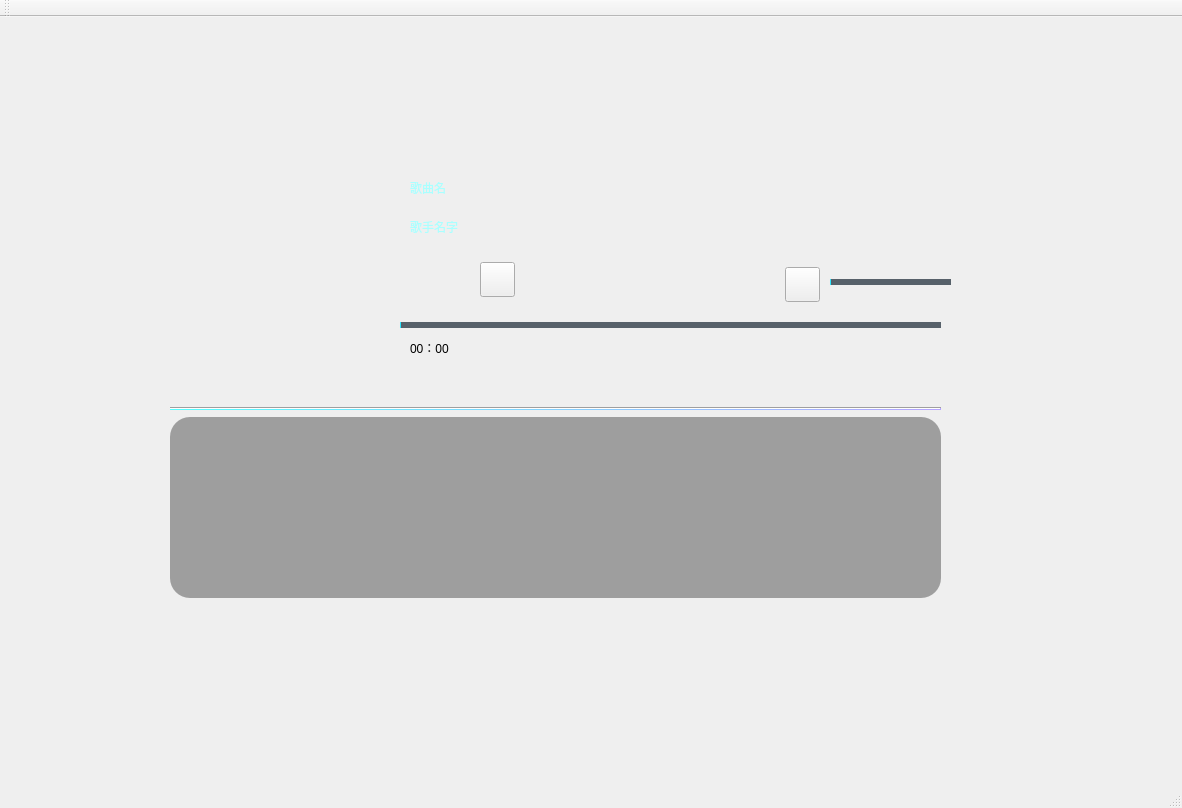
<?xml version="1.0" encoding="UTF-8"?>
<ui version="4.0">
 <class>MainWindow</class>
 <widget class="QMainWindow" name="MainWindow">
  <property name="geometry">
   <rect>
    <x>0</x>
    <y>0</y>
    <width>1182</width>
    <height>808</height>
   </rect>
  </property>
  <property name="acceptDrops">
   <bool>false</bool>
  </property>
  <property name="windowTitle">
   <string>MainWindow</string>
  </property>
  <property name="autoFillBackground">
   <bool>false</bool>
  </property>
  <property name="styleSheet">
   <string notr="true">QWidget#centralWidget
{
	
	
	border-image: url(:/new/img/图片/img/banner.jpg);
};</string>
  </property>
  <property name="dockNestingEnabled">
   <bool>false</bool>
  </property>
  <property name="unifiedTitleAndToolBarOnMac">
   <bool>false</bool>
  </property>
  <widget class="QWidget" name="centralWidget">
   <widget class="QFrame" name="frame">
    <property name="geometry">
     <rect>
      <x>130</x>
      <y>110</y>
      <width>831</width>
      <height>481</height>
     </rect>
    </property>
    <property name="layoutDirection">
     <enum>Qt::RightToLeft</enum>
    </property>
    <property name="autoFillBackground">
     <bool>false</bool>
    </property>
    <property name="styleSheet">
     <string notr="true">QFrame#frame{
border:0px groove gray;border-radius:40px;padding:2px 4px;
	border-image: url(:/new/img/图片/img/music-back.png);
}
</string>
    </property>
    <property name="frameShape">
     <enum>QFrame::StyledPanel</enum>
    </property>
    <property name="frameShadow">
     <enum>QFrame::Sunken</enum>
    </property>
    <widget class="QPushButton" name="getSong">
     <property name="geometry">
      <rect>
       <x>700</x>
       <y>200</y>
       <width>40</width>
       <height>40</height>
      </rect>
     </property>
     <property name="minimumSize">
      <size>
       <width>40</width>
       <height>40</height>
      </size>
     </property>
     <property name="maximumSize">
      <size>
       <width>35</width>
       <height>35</height>
      </size>
     </property>
     <property name="styleSheet">
      <string notr="true">
QPushButton{
background-color:transparent;
border-image: url(:/new/icon/图片/icon/音乐列表-01 (1).png);
border:0px groove gray;border-radius:15px;padding:2px 4px;
}


QPushButton#getSong:hover{  
  background-color:qlineargradient(spread:pad, x1:0, y1:0, x2:1, y2:0, stop:0 rgba(221, 24, 255, 255), stop:1 rgba(255, 17, 48, 255));

border:0px groove gray;border-radius:15px;padding:2px 4px;    

} 
</string>
     </property>
     <property name="text">
      <string/>
     </property>
    </widget>
    <widget class="QPushButton" name="next_Btn">
     <property name="geometry">
      <rect>
       <x>350</x>
       <y>135</y>
       <width>35</width>
       <height>35</height>
      </rect>
     </property>
     <property name="minimumSize">
      <size>
       <width>0</width>
       <height>0</height>
      </size>
     </property>
     <property name="maximumSize">
      <size>
       <width>465132</width>
       <height>645132</height>
      </size>
     </property>
     <property name="styleSheet">
      <string notr="true">QPushButton{border-image: url(:/new/icon/图片/icon/icons8-fast-forward-48.png);
border:0px groove gray;border-radius:15px;padding:2px 4px;
}
QPushButton#next_Btn:hover{  
	border-image: url(:/new/icon/图片/icon/icons8-fast-forward-48.png);
background-color:qlineargradient(spread:pad, x1:0, y1:0, x2:1, y2:0, stop:0 rgba(8, 243, 255, 255), stop:1 rgba(173, 165, 255, 255));
border:0px groove gray;border-radius:15px;padding:2px 4px;    

} ;

</string>
     </property>
     <property name="text">
      <string/>
     </property>
     <property name="iconSize">
      <size>
       <width>30</width>
       <height>30</height>
      </size>
     </property>
    </widget>
    <widget class="QPushButton" name="play_Btn">
     <property name="geometry">
      <rect>
       <x>310</x>
       <y>135</y>
       <width>35</width>
       <height>35</height>
      </rect>
     </property>
     <property name="minimumSize">
      <size>
       <width>35</width>
       <height>35</height>
      </size>
     </property>
     <property name="maximumSize">
      <size>
       <width>35</width>
       <height>35</height>
      </size>
     </property>
     <property name="styleSheet">
      <string notr="true">QPushButton{
	border-image: url(:/new/icon/图片/icon/icons8-resume-button-48.png);
border:0px groove gray;border-radius:15px;padding:2px 4px;
}
QPushButton#play_Btn:hover{  
	border-image: url(:/new/icon/图片/icon/icons8-resume-button-48.png);
  background-color:qlineargradient(spread:pad, x1:0, y1:0, x2:1, y2:0, stop:0 rgba(8, 243, 255, 255), stop:1 rgba(173, 165, 255, 255));

border:0px groove gray;border-radius:15px;padding:2px 4px;    

} 
</string>
     </property>
     <property name="text">
      <string/>
     </property>
    </widget>
    <widget class="QPushButton" name="pre_Btn">
     <property name="geometry">
      <rect>
       <x>270</x>
       <y>135</y>
       <width>35</width>
       <height>35</height>
      </rect>
     </property>
     <property name="minimumSize">
      <size>
       <width>35</width>
       <height>35</height>
      </size>
     </property>
     <property name="maximumSize">
      <size>
       <width>35</width>
       <height>35</height>
      </size>
     </property>
     <property name="styleSheet">
      <string notr="true">QPushButton{
border-image: url(:/new/icon/图片/icon/icons8-rewind-48.png);
border:0px groove gray;border-radius:15px;padding:2px 4px;
}
QPushButton#pre_Btn:hover{  
border-image: url(:/new/icon/图片/icon/icons8-rewind-48.png);
background-color:qlineargradient(spread:pad, x1:0, y1:0, x2:1, y2:0, stop:0 rgba(8, 243, 255, 255), stop:1 rgba(173, 165, 255, 255));
border:0px groove gray;border-radius:15px;padding:2px 4px;    

} </string>
     </property>
     <property name="text">
      <string/>
     </property>
     <property name="iconSize">
      <size>
       <width>30</width>
       <height>30</height>
      </size>
     </property>
    </widget>
    <widget class="QLabel" name="label_3">
     <property name="geometry">
      <rect>
       <x>40</x>
       <y>50</y>
       <width>211</width>
       <height>201</height>
      </rect>
     </property>
     <property name="minimumSize">
      <size>
       <width>181</width>
       <height>171</height>
      </size>
     </property>
     <property name="styleSheet">
      <string notr="true">
border-image: url(:/new/img/图片/img/1.jpg);</string>
     </property>
     <property name="text">
      <string/>
     </property>
    </widget>
    <widget class="QLabel" name="label_4">
     <property name="geometry">
      <rect>
       <x>950</x>
       <y>230</y>
       <width>43</width>
       <height>18</height>
      </rect>
     </property>
     <property name="text">
      <string>00：00</string>
     </property>
    </widget>
    <widget class="QPushButton" name="Btn_voice">
     <property name="geometry">
      <rect>
       <x>655</x>
       <y>140</y>
       <width>35</width>
       <height>35</height>
      </rect>
     </property>
     <property name="minimumSize">
      <size>
       <width>35</width>
       <height>35</height>
      </size>
     </property>
     <property name="maximumSize">
      <size>
       <width>35</width>
       <height>35</height>
      </size>
     </property>
     <property name="styleSheet">
      <string notr="true">QPushButton{
border-image: url(:/new/icon/图片/icon/icons8-voice-48.png);
border-radius:15px;
}
QPushButton#Btn_voice:hover{
border-image: url(:/new/icon/图片/icon/icons8-voice-48.png);
border-radius:15px;
	
	background-color:qlineargradient(spread:pad, x1:0, y1:0, x2:1, y2:0, stop:0 rgba(231,80,229, 255), stop:1 rgba(7,208,255, 255))!important;

};</string>
     </property>
     <property name="text">
      <string/>
     </property>
    </widget>
    <widget class="QPushButton" name="pushButton_2">
     <property name="geometry">
      <rect>
       <x>655</x>
       <y>210</y>
       <width>30</width>
       <height>30</height>
      </rect>
     </property>
     <property name="maximumSize">
      <size>
       <width>30</width>
       <height>30</height>
      </size>
     </property>
     <property name="styleSheet">
      <string notr="true">QPushButton{
	border-image: url(:/new/icon/图片/icon/顺序循环.png);
	border:0px groove gray;border-radius:15px;padding:2px 4px;
}

QPushButton#pushButton_2:hover{  
  background-color:qlineargradient(spread:pad, x1:0, y1:0, x2:1, y2:0, stop:0 rgba(19, 232, 255, 255), stop:1 rgba(158, 255, 46, 255));

border:0px groove gray;border-radius:15px;padding:2px 4px;    

} 
</string>
     </property>
     <property name="text">
      <string/>
     </property>
    </widget>
    <widget class="QPushButton" name="Local_song">
     <property name="geometry">
      <rect>
       <x>645</x>
       <y>90</y>
       <width>45</width>
       <height>45</height>
      </rect>
     </property>
     <property name="maximumSize">
      <size>
       <width>45</width>
       <height>45</height>
      </size>
     </property>
     <property name="styleSheet">
      <string notr="true">QPushButton{
background-color:transparent;
border-image: url(:/new/icon/图片/icon/文件.png);
border:0px groove gray;border-radius:15px;padding:2px 4px;
}


QPushButton#Local_song:hover{  

  background-color:qlineargradient(spread:pad, x1:0, y1:0, x2:1, y2:0, stop:0 rgba(69, 255, 162, 255), stop:1 rgba(244, 255, 35, 255));

border:0px groove gray;border-radius:15px;padding:2px 4px;    

} 
</string>
     </property>
     <property name="text">
      <string/>
     </property>
     <property name="flat">
      <bool>true</bool>
     </property>
    </widget>
    <widget class="QLabel" name="label_song">
     <property name="geometry">
      <rect>
       <x>280</x>
       <y>50</y>
       <width>131</width>
       <height>21</height>
      </rect>
     </property>
     <property name="styleSheet">
      <string notr="true">
font: 12pt &quot;Sans Serif&quot;;
color: rgb(170, 255, 255);

</string>
     </property>
     <property name="text">
      <string>歌曲名</string>
     </property>
    </widget>
    <widget class="QLabel" name="label_singer">
     <property name="geometry">
      <rect>
       <x>280</x>
       <y>90</y>
       <width>131</width>
       <height>20</height>
      </rect>
     </property>
     <property name="minimumSize">
      <size>
       <width>131</width>
       <height>20</height>
      </size>
     </property>
     <property name="maximumSize">
      <size>
       <width>131</width>
       <height>20</height>
      </size>
     </property>
     <property name="styleSheet">
      <string notr="true">
font: 11pt &quot;Sans Serif&quot;;
color: rgb(170, 255, 255);</string>
     </property>
     <property name="text">
      <string>歌手名字</string>
     </property>
    </widget>
    <widget class="QLabel" name="label">
     <property name="geometry">
      <rect>
       <x>280</x>
       <y>210</y>
       <width>61</width>
       <height>21</height>
      </rect>
     </property>
     <property name="styleSheet">
      <string notr="true">border:0px solid rgb(0, 255, 0);</string>
     </property>
     <property name="text">
      <string>00：00</string>
     </property>
    </widget>
    <widget class="QSlider" name="volume">
     <property name="geometry">
      <rect>
       <x>700</x>
       <y>135</y>
       <width>121</width>
       <height>41</height>
      </rect>
     </property>
     <property name="layoutDirection">
      <enum>Qt::LeftToRight</enum>
     </property>
     <property name="styleSheet">
      <string notr="true"> QSlider::add-page:Horizontal
                                      {     
                                         background-color: rgb(87, 97, 106);
                                         height:4px;
                                      }
QSlider::sub-page:Horizontal 
                                     {

                                         background-color:qlineargradient(spread:pad, x1:0, y1:0, x2:1, y2:0, stop:0 rgba(85, 255, 255, 255), stop:1 rgba(7,208,255, 255));
                                         height:4px;
                                      }
QSlider::groove:Horizontal 
                                     {
                                         background:transparent;
                                         height:6px;
                                     }
 QSlider::handle:Horizontal 
                                     {
                                         height: 15px;
                                         width:15px;
										                                   
	
	border-image: url(:/new/icon/图片/icon/耳机.png);

                                         margin: -8 0px; 
                                     }</string>
     </property>
     <property name="maximum">
      <number>101</number>
     </property>
     <property name="pageStep">
      <number>11</number>
     </property>
     <property name="tracking">
      <bool>true</bool>
     </property>
     <property name="orientation">
      <enum>Qt::Horizontal</enum>
     </property>
     <property name="tickPosition">
      <enum>QSlider::NoTicks</enum>
     </property>
     <property name="tickInterval">
      <number>0</number>
     </property>
    </widget>
    <widget class="Line" name="line_2">
     <property name="geometry">
      <rect>
       <x>40</x>
       <y>280</y>
       <width>771</width>
       <height>3</height>
      </rect>
     </property>
     <property name="layoutDirection">
      <enum>Qt::LeftToRight</enum>
     </property>
     <property name="styleSheet">
      <string notr="true">/*border-color: rgb(215, 252, 255);
color: rgb(182, 164, 255);
color: rgb(85, 255, 255);
color: rgb(0, 0, 255);
background-color: rgb(190, 255, 248);*/
background-color:qlineargradient(spread:pad, x1:0, y1:0, x2:1, y2:0, stop:0 rgba(85, 255, 255, 255), stop:1 rgba(182, 164, 255, 255));</string>
     </property>
     <property name="orientation">
      <enum>Qt::Horizontal</enum>
     </property>
    </widget>
    <widget class="QSlider" name="horizontalSlider">
     <property name="geometry">
      <rect>
       <x>270</x>
       <y>190</y>
       <width>541</width>
       <height>16</height>
      </rect>
     </property>
     <property name="layoutDirection">
      <enum>Qt::LeftToRight</enum>
     </property>
     <property name="styleSheet">
      <string notr="true"> QSlider::add-page:Horizontal
                                      {     
                                         background-color: rgb(87, 97, 106);
                                         height:4px;
                                      }
QSlider::sub-page:Horizontal 
                                     {

                                         background-color:qlineargradient(spread:pad, x1:0, y1:0, x2:1, y2:0, stop:0 rgba(85, 255, 255, 255), stop:1 rgba(7,208,255, 255));
                                         height:4px;
                                      }
QSlider::groove:Horizontal 
                                     {
                                         background:transparent;
                                         height:6px;
                                     }
 QSlider::handle:Horizontal 
                                     {
                                         height: 15px;
                                         width:15px;
;
	border-image: url(:/new/icon/图片/icon/雪花.png);
                                         margin: -8 0px; 
                                     }</string>
     </property>
     <property name="orientation">
      <enum>Qt::Horizontal</enum>
     </property>
    </widget>
    <widget class="QListWidget" name="ShowToUser">
     <property name="geometry">
      <rect>
       <x>40</x>
       <y>290</y>
       <width>771</width>
       <height>181</height>
      </rect>
     </property>
     <property name="sizePolicy">
      <sizepolicy hsizetype="Expanding" vsizetype="MinimumExpanding">
       <horstretch>0</horstretch>
       <verstretch>0</verstretch>
      </sizepolicy>
     </property>
     <property name="layoutDirection">
      <enum>Qt::LeftToRight</enum>
     </property>
     <property name="styleSheet">
      <string notr="true">border-radius:20px;
font: 14pt &quot;Sans Serif&quot;;
color: rgb(170, 255, 255);
background-color: rgba(33, 33, 33,100);</string>
     </property>
    </widget>
   </widget>
  </widget>
  <widget class="QMenuBar" name="menuBar">
   <property name="geometry">
    <rect>
     <x>0</x>
     <y>0</y>
     <width>1182</width>
     <height>20</height>
    </rect>
   </property>
  </widget>
  <widget class="QToolBar" name="mainToolBar">
   <attribute name="toolBarArea">
    <enum>TopToolBarArea</enum>
   </attribute>
   <attribute name="toolBarBreak">
    <bool>false</bool>
   </attribute>
  </widget>
  <widget class="QStatusBar" name="statusBar"/>
 </widget>
 <layoutdefault spacing="6" margin="11"/>
 <resources/>
 <connections/>
</ui>
